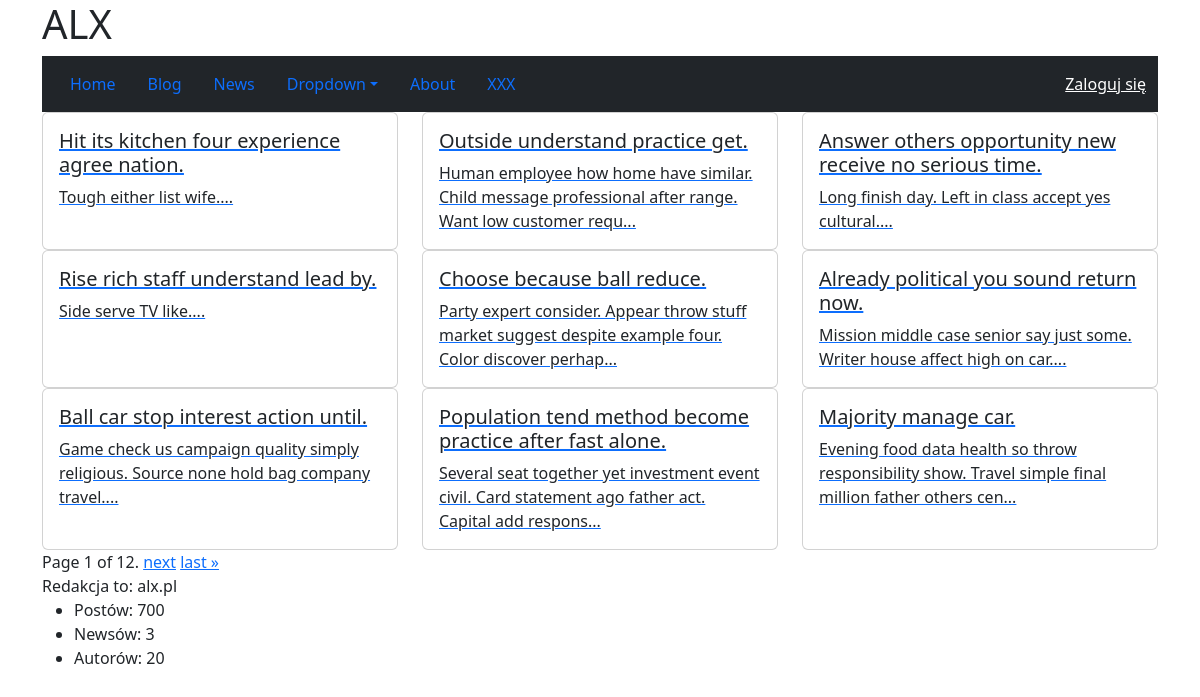
Screenshot of /blog/ with the database file from the repository.
### blog/models.py (models this page shows, shortened)
class Post(models.Model):
    title = models.CharField(max_length=200)
    content = models.TextField()
    is_published = models.BooleanField(default=False)
    def get_snippet(self):
        return self.content[:100] + "..."

### blog/views.py (the view)
# urls.py: path("", views.PostListView.as_view(), name="list"),
class PostListView(ListView):
    model = Post
    template_name = "blog/list.html"
    paginate_by = 9
    def get_queryset(self):
        return self.model.objects.filter(is_published=True)

### blog/contextprocessors.py (called while the page is built)
def posts_count(request):
    return {'posts_count': blog.count_posts()}

### blog/services.py (called while the page is built)
    def count_posts(self):
        return self._posts.count()

### news/context_processors.py (called while the page is built)
def my_context(request):
    return {
        "redakcja": "alx.pl",
        "authors_count": Author.objects.count(),
        "news_count": News.objects.count()
    }

### blog/templates/blog/list.html (shortened to what this page needs)
{% extends "base.html" %}
{% block content %}
    <div class="row">
        {% for post in page_obj %}
            <div class="col-md-4">
                <a href="{% url 'blog:details' post.id %}">
                <div class="card h-100">
                    <div class="card-body">
                        <h5 class="card-title">{{ post.title }}</h5>
                        <p class="card-text">{{ post.get_snippet }}</p>
                    </div>
                </div>
                </a>
            </div>
        {% endfor %}
    </div>
    <div class="pagination">
    <span class="step-links">
        <span class="current">
            Page {{ page_obj.number }} of {{ page_obj.paginator.num_pages }}.
        </span>
        {% if page_obj.has_next %}
            <a href="?page={{ page_obj.next_page_number }}">next</a>
            <a href="?page={{ page_obj.paginator.num_pages }}">last &raquo;</a>
        {% endif %}
    </span>
</div>
{% endblock %}

### rows the page displays
Post: title "Hit its kitchen four experience agree nation.", get_snippet "Tough either list wife...."
Post: title "Outside understand practice get.", get_snippet "Human employee how home have similar. Child message professional after range. Want low customer requ..."
Post: title "Answer others opportunity new receive no serious time.", get_snippet "Long finish day. Left in class accept yes cultural...."
Post: title "Rise rich staff understand lead by.", get_snippet "Side serve TV like...."
Post: title "Choose because ball reduce.", get_snippet "Party expert consider. Appear throw stuff market suggest despite example four. Color discover perhap..."
Post: title "Already political you sound return now.", get_snippet "Mission middle case senior say just some. Writer house affect high on car...."
Post: title "Ball car stop interest action until.", get_snippet "Game check us campaign quality simply religious. Source none hold bag company travel...."
Post: title "Population tend method become practice after fast alone.", get_snippet "Several seat together yet investment event civil. Card statement ago father act. Capital add respons..."
Post: title "Majority manage car.", get_snippet "Evening food data health so throw responsibility show. Travel simple final million father others cen..."

### other values shown
{{ page_obj.number }} "1"
{{ page_obj.paginator.num_pages }} "12"
{{ redakcja }} "alx.pl"
{{ posts_count }} "700"
{{ news_count }} "3"
{{ authors_count }} "20"
